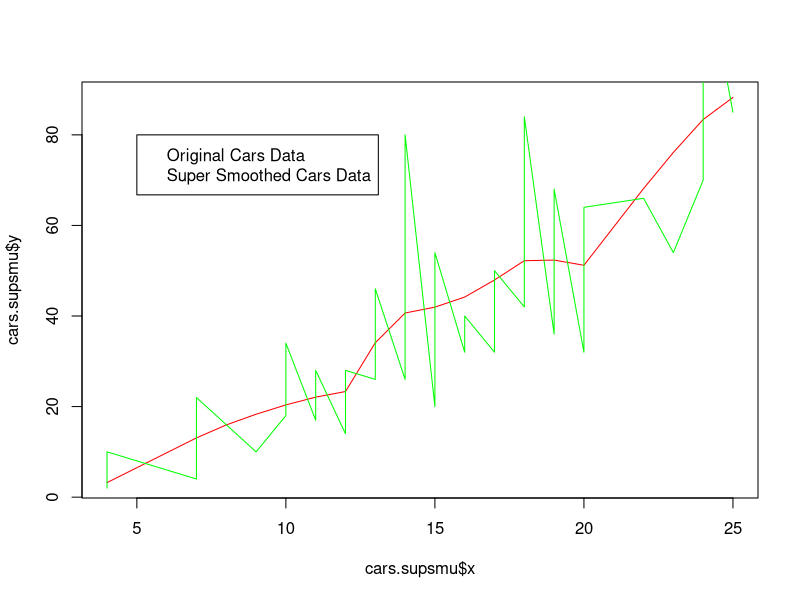

The R source for this figure:
## ---- chunk 1
knitr::opts_chunk$set(echo = TRUE)
## ---- chunk 2
library(datasets)
data(cars)
head(cars)
cars.supsmu = supsmu(cars$speed, cars$dist, bass = 0, span = "cv")
cars.supsmu
library(ggplot2)
# qplot(x = cars.supsmu$x, y = cars.supsmu$y)
plot(x = cars.supsmu$x, y = cars.supsmu$y, type = "l", col = "red")
lines(x = cars$speed, y = cars$dist, col = "green")
legend(5, 80, legend=c("Original Cars Data", "Super Smoothed Cars Data"), col=c("green", "red"))
